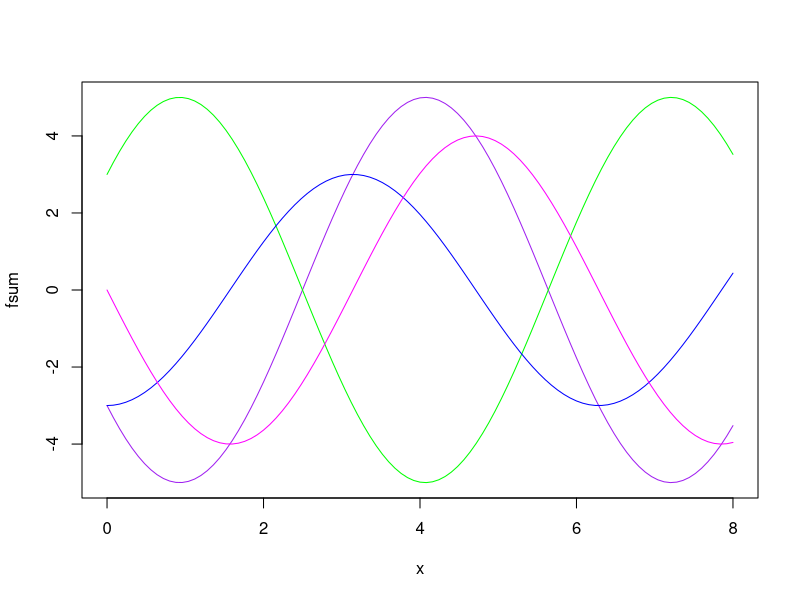

Here is the R script that generated this plot:


fsin<- function(x){
  return(-4*sin(x))
  
}
fcos <- function(x){
  return(-3*cos(x))
}

fpol <- function(x){
  A<- sqrt(3**2+4**2)
  h <- atan(-4/3)
  return(A*cos(x+h))
}
fsum <- function(x){
  return(fcos(x)+fsin(x))
}
fdraw <-function(){
plot(fsum, from=0, to=8, col="purple")
plot(fpol, from=0, to=8, col="green", add=TRUE)
plot(fcos, from=0, to=8, col="blue", add=TRUE)
plot(fsin, from=0, to=8, col="magenta", add=TRUE)

}
fdraw()

